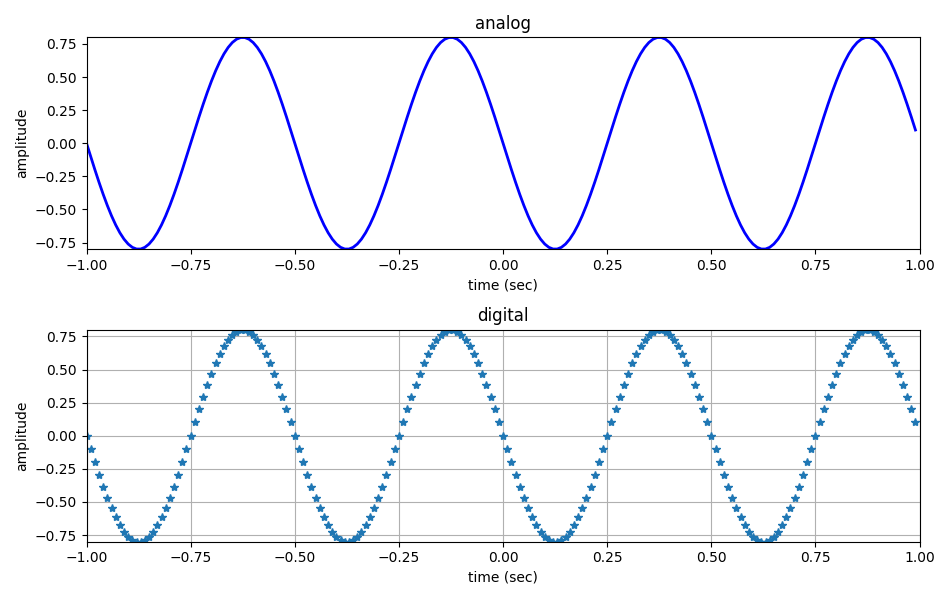

The Python source for this figure:

#%%
import matplotlib.pyplot as plt
import numpy as np

plt.figure(1, figsize=(9.5, 6))

ax1=plt.subplot(2, 1, 1)
A = .8
f0 = 2
phi = np.pi/2
fs = 100
t = np.arange(-1, 1, 1.0/fs)
x = A * np.cos(2*np.pi*f0*t+phi)
ax1.plot(t, x, 'b',lw=2)
plt.axis([-1,1,-0.8,0.8])
ax1.set_title('analog')
ax1.set_xlabel('time (sec)')
ax1.set_ylabel('amplitude')
ax2=plt.subplot(212, sharex=ax1)
# ax2=plt.subplot(212)
ax2.plot(t, x, '*', lw=2)
plt.axis([-1,1,-0.8,0.8])
plt.grid(True)
plt.title('digital')
plt.xlabel('time (sec)')
plt.ylabel('amplitude')

plt.tight_layout()
plt.savefig('analog-digital.png')
plt.show()

# %%
